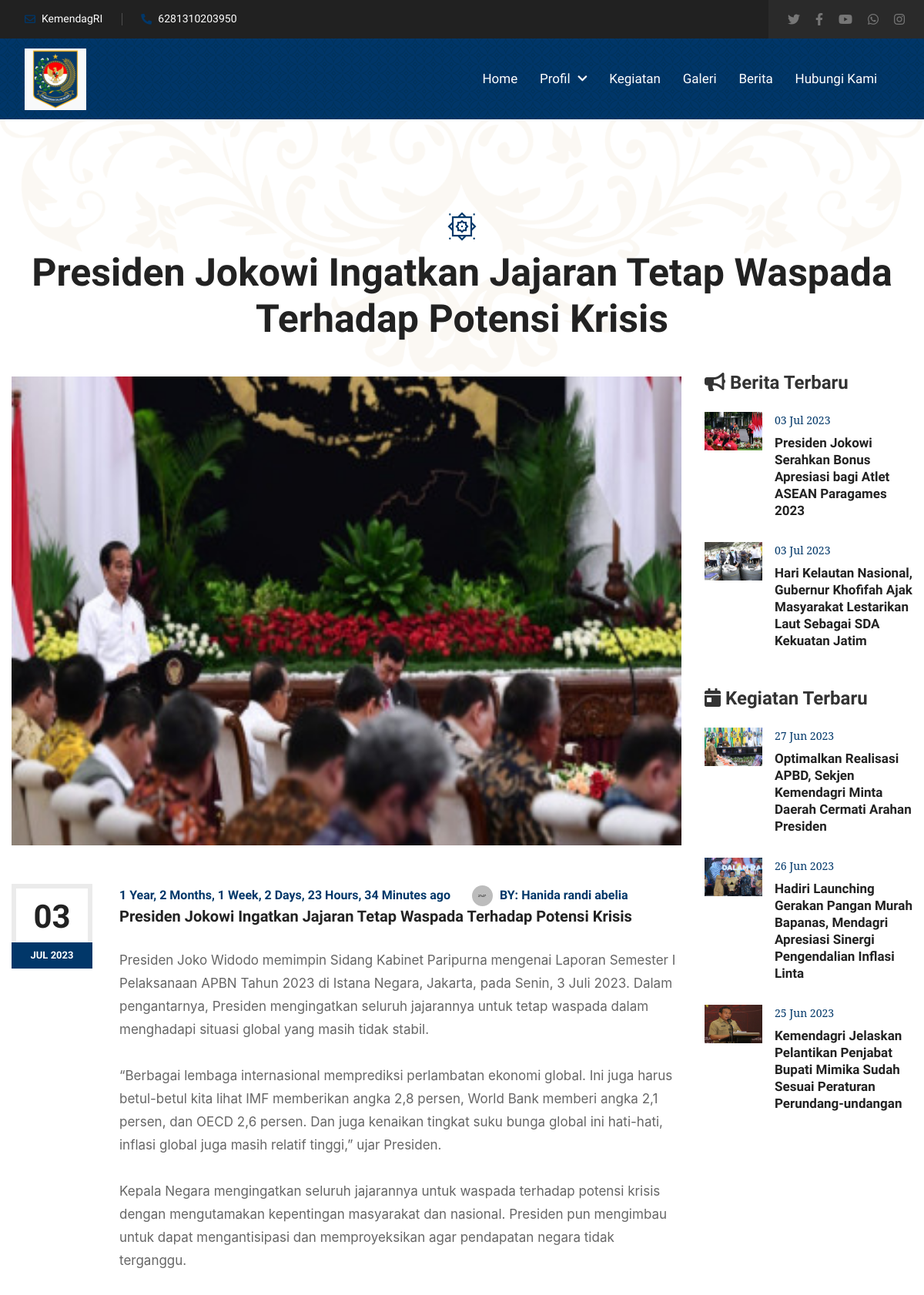
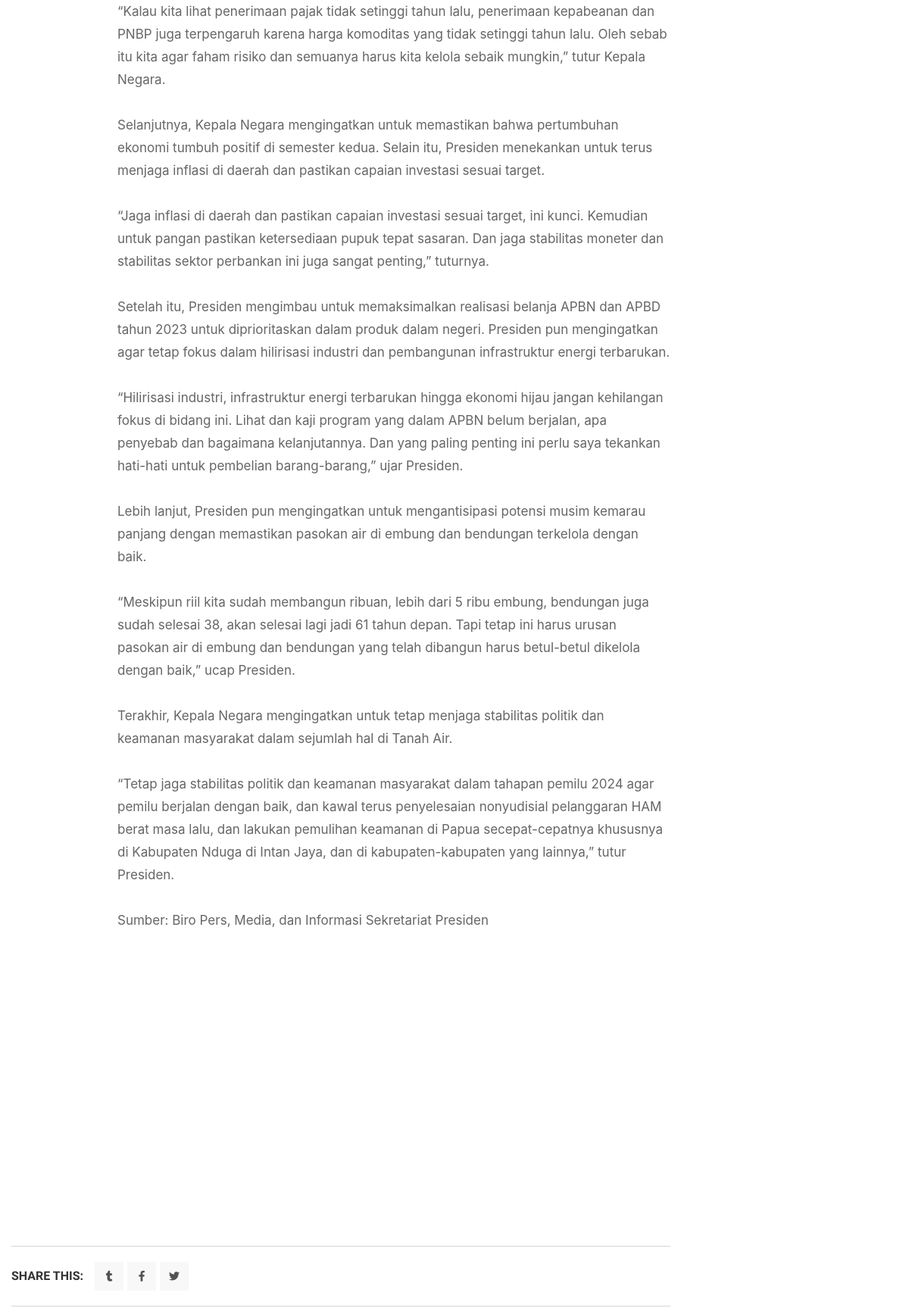
/pengumuman/presiden-jokowi-ingatkan-jajaran-tetap (upper part), run on the app's committed database (2 pictures, top to bottom).
### tables this page shows
CREATE TABLE `tbl_masjid` (
  `masjid_id` int(11) NOT NULL,
  `masjid_nama` varchar(80) DEFAULT NULL,
  `masjid_alamat` varchar(50) DEFAULT NULL,
  `masjid_struktur` text DEFAULT NULL,
  `masjid_nohp` varchar(14) DEFAULT NULL,
  `masjid_sejarah` text DEFAULT NULL,
  `masjid_logo` varchar(50) DEFAULT NULL
);

CREATE TABLE `tbl_pengumuman` (
  `pengumuman_id` int(11) NOT NULL,
  `pengumuman_user` int(11) DEFAULT NULL,
  `pengumuman_judul` varchar(100) DEFAULT NULL,
  `pengumuman_slug` varchar(100) DEFAULT NULL,
  `pengumuman_isi` text DEFAULT NULL,
  `pengumuman_waktu` datetime DEFAULT NULL,
  `pengumuman_foto` varchar(100) DEFAULT NULL
);

CREATE TABLE `tbl_user` (
  `user_id` int(11) NOT NULL,
  `user_nama` varchar(80) DEFAULT NULL,
  `user_username` varchar(50) DEFAULT NULL,
  `user_password` varchar(80) DEFAULT NULL,
  `role` enum('super','admin') DEFAULT NULL
);

CREATE TABLE `tbl_kegiatan` (
  `kegiatan_id` int(11) NOT NULL,
  `kegiatan_user` int(11) DEFAULT NULL,
  `kegiatan_judul` varchar(100) DEFAULT NULL,
  `kegiatan_slug` varchar(100) DEFAULT NULL,
  `kegiatan_isi` text DEFAULT NULL,
  `kegiatan_waktu` date DEFAULT NULL,
  `kegiatan_foto` varchar(100) DEFAULT NULL
);

### application/controllers/C_dashboard.php (called while the page is built, shortened)
<?php
class C_dashboard extends CI_Controller
{
	public function __construct()
	{
		$this->load->model('m_masjid');
		$this->load->model('m_grafik');
		$this->load->model('m_gallery');
		$this->load->model('m_kegiatan');
		$this->load->model('m_pengumuman');
		$this->load->helper('date');
		$this->load->helper('rupiah_helper');
		$this->api = "https://api.myquran.com/v1/sholat/jadwal/1014/";
		$this->api2 = "https://api.aladhan.com/v1/gToH?date=";
		$this->load->library('session');
		$this->load->library('curl');
		$this->load->helper('form');
		$this->load->helper('url');
		$this->load->library('pagination');
	}
	public function pengumuman_view($slug = "")
	{
		$hari = date('d');
		$bulan = date('m');
		$tahun = date('Y');
		$tanggal = date('d-m-Y');
		$data['judulweb'] = $this->m_masjid->detail()->masjid_nama;
		$data['logo'] = $this->m_masjid->detail()->masjid_logo;
		$data['nohp'] = $this->m_masjid->detail()->masjid_nohp;
		$data['galeri'] = $this->m_gallery->get_datadashboard();
		$data['kegiatan'] = $this->m_kegiatan->get_datadashboard();
		$data['pengumuman'] = $this->m_pengumuman->get_datadashboard();
		$data['jadwalsolat'] = json_decode($this->curl->simple_get($this->api . '/' . $tahun . '/' . $bulan . '/' . $hari));
		$data['hijriyah'] = json_decode($this->curl->simple_get($this->api2 . $tanggal));
		$data['detail']   = $this->m_pengumuman->get_pengumuman_by_slug($slug);
		$data['recent_kegiatan'] = $this->m_kegiatan->recent_post($slug);
		$data['recent_pengumuman'] = $this->m_pengumuman->recent_pengumuman($slug);
		$this->load->view('frontend/partials/header', $data);
		$this->load->view('frontend/pengumumandetail', $data);
		$this->load->view('frontend/partials/footer', $data);
	}
}

### index.php (called while the page is built, shortened)
<?php
require_once BASEPATH.'core/CodeIgniter.php';

### application/models/M_masjid.php (called while the page is built)
<?php
class M_masjid extends CI_Model
{
    public function detail()
	{
        $query = $this->db->get_where("tbl_masjid",array('masjid_id' => 1));
		return $query->row();
	}
}

### application/models/M_pengumuman.php (called while the page is built, shortened)
<?php
class M_pengumuman extends CI_Model
{
    public function get_pengumuman_by_slug($slug = null)
    {
        $this->db->select('p.*, u.user_nama');
        $this->db->join('tbl_user u', 'u.user_id=p.pengumuman_user', 'left');
        $query = $this->db->get_where('tbl_pengumuman p', ['p.pengumuman_slug' => $slug]);
        return $query->row();
    }
    public function recent_pengumuman($slug)
    {
        $this->db->where('pengumuman_slug !=', $slug);
        $this->db->order_by('pengumuman_waktu', 'desc');
        $this->db->limit(5);
        return $this->db->get('tbl_pengumuman p')->result();
    }
}

### application/models/M_kegiatan.php (called while the page is built, shortened)
<?php
class M_kegiatan extends CI_Model
{
    public function recent_post($slug)
    {
        $this->db->where('kegiatan_slug !=', $slug);
        $this->db->order_by('kegiatan_waktu', 'desc');
        $this->db->limit(5);
        return $this->db->get('tbl_kegiatan')->result();
    }
}

### application/views/frontend/pengumumandetail.php (the view)
<section>
	<div class="w-100 pt-120 pb-260 position-relative">
		<img class="img-fluid sec-top-mckp position-absolute" src="<?php echo base_url() ?>assets/frontend/images/sec-top-mckp2.png" alt="Sec Top Mockup 2">
		<div class="container">
			<div class="sec-title text-center w-100">
				<div class="sec-title-inner d-inline-block">
					<i class="flaticon-rub-el-hizb thm-clr"></i>
					<h2 class="mb-0"><?php echo $detail->pengumuman_judul ?></h2>
				</div>
			</div>
			<div class="post-detail-wrap w-100">
				<div class="row">
					<div class="col-md-12 col-sm-12 col-lg-9">
						<div class="post-detail-inner w-100">
							<div class="post-detail-img w-100">
								<img class="img-fluid w-100" src="<?php echo base_url() ?>uploads/pengumuman/<?php echo $detail->pengumuman_foto ?>" alt="Blog Detail Image 1">
							</div>
							<div class="post-detail-info position-relative w-100">
								<div class="post-info2-inner text-center">
									<div class="post-date2">
										<span class="d-block"><?php echo date(
																	'd',
																	strtotime($detail->pengumuman_waktu)
																); ?></span>
										<i class="d-block thm-bg"><?php echo date(
																		'M Y',
																		strtotime($detail->pengumuman_waktu)
																	); ?></i>
									</div>
								</div>
								<ul class="post-meta2 d-inline-flex flex-wrap align-items-center mb-0 list-unstyled">
									<li class="thm-clr"><?php
														$now = time();
														echo timespan(strtotime($detail->pengumuman_waktu), $now) . ' ago'; ?></li>
									<li class="thm-clr"><img class="img-fluid rounded-circle" src="<?php echo base_url() ?>assets/frontend/images/resources/post-author-thumb1-1.jpg" alt="Post Author Thumb 1">BY: <a href="javascript:void(0);" title=""><?php echo $detail->user_nama; ?></a></li>
								</ul>
								<h5 class="mb-0 mb-3"><?php echo $detail->pengumuman_judul ?></h5>
								<p><?php echo $detail->pengumuman_isi; ?></p>
							</div>
							<div class="share-tags-wrap d-flex flex-wrap w-100">
								<div class="share-links d-inline-flex">
									<span class="d-inline-block">Share This:</span>
									<div class="social-links4 v2 text-center d-inline-flex">
										<a href="https://www.tumblr.com/" title="Tumblr" target="_blank"><i class="fab fa-tumblr"></i></a>
										<a href="https://www.facebook.com/" title="Facebook" target="_blank"><i class="fab fa-facebook-f"></i></a>
										<a href="https://twitter.com/" title="Twitter" target="_blank"><i class="fab fa-twitter"></i></a>
									</div>
								</div>
							</div>
						</div>
					</div>
					<div class="col-md-6 col-sm-6 col-lg-3">
						<aside class="sidebar w-100">
							<div class="widget2 w-100">
								<h3 class="widget-title2"><i class="fas fa-bullhorn"></i> Berita Terbaru</h3>
								<div class="mini-posts-wrap w-100">
									<?php foreach ($recent_pengumuman as $data) {
									?>
										<div class="mini-post-box d-flex flex-wrap w-100">
											<a href="<?php echo base_url('pengumuman/') . $data->pengumuman_slug  ?>" title=""><img class="img-fluid w-100" src="<?php echo base_url() ?>uploads/pengumuman/<?php echo $data->pengumuman_foto ?>" style="width: 75; height: 75;" alt="Mini Post Image 1"></a>
											<div class="mini-post-info">
												<span class="d-block thm-clr"><?php echo date(
																					'd M Y',
																					strtotime($data->pengumuman_waktu)
																				); ?></span>
												<h4 class="mb-0"><a href="<?php echo base_url('pengumuman/') . $data->pengumuman_slug  ?>" title=""><?php echo $data->pengumuman_judul; ?></a></h4>
											</div>
										</div>
									<?php }  ?>
								</div>
							</div>
							<div class="widget2 w-100">
								<h3 class="widget-title2"><i class="fas fa-calendar-day"></i> Kegiatan Terbaru</h3>
								<div class="mini-posts-wrap w-100">
									<?php foreach ($recent_kegiatan as $data) {
									?>
										<div class="mini-post-box d-flex flex-wrap w-100">
											<a href="<?php echo base_url('kegiatan/') . $data->kegiatan_slug  ?>" title=""><img class="img-fluid w-100" src="<?php echo base_url() ?>uploads/kegiatan/<?php echo $data->kegiatan_foto ?>" style="width: 75; height: 75;" alt="Mini Post Image 1"></a>
											<div class="mini-post-info">
												<span class="d-block thm-clr"><?php echo date(
																					'd M Y',
																					strtotime($data->kegiatan_waktu)
																				); ?></span>
												<h4 class="mb-0"><a href="<?php echo base_url('kegiatan/') . $data->kegiatan_slug  ?>" title=""><?php echo $data->kegiatan_judul; ?></a></h4>
											</div>
										</div>
									<?php }  ?>
								</div>
							</div>
						</aside>
					</div>
				</div>
			</div>
		</div>
	</div>
</section>

### application/views/frontend/partials/header.php (shortened to what this page needs)
<!DOCTYPE html>
<html lang="en">
<head>
	<link rel="stylesheet" type="text/css" href="https://cdn.datatables.net/1.11.5/css/jquery.dataTables.css">
	<link rel="stylesheet" href="<?php echo base_url() ?>assets/frontend/css/all.min.css">
	<link rel="stylesheet" href="<?php echo base_url() ?>assets/frontend/css/flaticon.css">
	<link rel="stylesheet" href="<?php echo base_url() ?>assets/frontend/css/animate.min.css">
	<link rel="stylesheet" href="<?php echo base_url() ?>assets/frontend/css/bootstrap.min.css">
	<link rel="stylesheet" href="<?php echo base_url() ?>assets/frontend/css/jquery.fancybox.min.css">
	<link rel="stylesheet" href="<?php echo base_url() ?>assets/frontend/css/jquery.bootstrap-touchspin.min.css">
	<link rel="stylesheet" href="<?php echo base_url() ?>assets/frontend/css/perfect-scrollbar.css">
	<link rel="stylesheet" href="<?php echo base_url() ?>assets/frontend/css/slick.css">
	<link rel="stylesheet" href="<?php echo base_url() ?>assets/frontend/css/style.css">
	<link rel="stylesheet" href="<?php echo base_url() ?>assets/frontend/css/responsive.css">
	<link rel="stylesheet" href="<?php echo base_url() ?>assets/frontend/css/color.css">
</head>
<body>
	<main>
		<header class="stick style2 w-100">
			<div class="topbar bg-color1 d-flex flex-wrap justify-content-between w-100">
				<div class="topbar-left">
					<ul class="topbar-info-list mb-0 list-unstyled d-inline-flex">
						<li><i class="thm-clr far fa-envelope"></i><a href="javascript:void(0);" title=""><?php echo $judulweb ?></a></li>
						<li><i class="thm-clr fas fa-phone-alt"></i><?php echo $nohp ?></li>
					</ul>
				</div>
				<div class="topbar-right d-inline-flex">
					<div class="social-links d-inline-flex">
						<a href="https://twitter.com/" title="Twtiiter" target="_blank"><i class="fab fa-twitter"></i></a>
						<a href="https://www.facebook.com/" title="Facebook" target="_blank"><i class="fab fa-facebook-f"></i></a>
						<a href="https://www.youtube.com/" title="Youtube" target="_blank"><i class="fab fa-youtube"></i></a>
						<a href="https://web.whatsapp.com/" title="WhatsApp" target="_blank"><i class="fab fa-whatsapp"></i></a>
						<a href="https://www.instagram.com/" title="Instagram" target="_blank"><i class="fab fa-instagram"></i></a>
					</div>
				</div>
			</div>
			<div class="logo-menu-wrap v2 d-flex flex-wrap align-items-center justify-content-between w-100 pat-bg thm-layer opc65 back-blend-multiply thm-bg" style="background-image: url(<?php echo base_url('') ?>assets/frontend/images/pattern-bg.jpg);background-color:#013769;">
				<div class="logo">
					<h1 class="mb-0 bg-light"><a href="index.html" title="Home"><img class="img-fluid" src="<?php echo base_url() ?>assets/upload/logo/<?php echo $logo ?>" alt="Logo" srcset="<?php echo base_url() ?>assets/upload/logo/<?php echo $logo ?>"></a>
					</h1>
				</div>
				<nav class="d-flex flex-wrap align-items-center justify-content-between">
					<div class="header-left">
						<ul class="mb-0 list-unstyled d-inline-flex">
							<li><a href="<?php echo base_url() ?>home" title="">Home</a></li>
							<li class="menu-item-has-children"><a href="javascript:void(0);" title="">Profil </a>
							</li>
							<li><a href="<?php echo base_url('kegiatan/list') ?>" title="">Kegiatan</a></li>
							<li><a href="<?php echo base_url('galeri/list') ?>" title="">Galeri</a></li>
							<li><a href="<?php echo base_url('pengumuman/list') ?>" title="">Berita</a></li>
							<li><a href="<?php echo base_url('kontak') ?>" title="">Hubungi Kami</a></li>
						</ul>
					</div>
				</nav>
			</div>
		</header>
		<section>

### assets/frontend/css/responsive.css (style rules this page uses)
@media (max-width: 1370px) { header.style2 .topbar, .time-wrap2 { padding-left: 2rem; } }
@media (max-width: 1370px) { .logo-menu-wrap.v2 { padding: 0 2rem; } }
@media (max-width: 1290px) { nav > div > ul > li { margin-right: 1.8rem; font-size: 1.0625rem; } }
@media (max-width: 1210px) { .container { padding: 0 0.9375rem;max-width: 100%; } }

### data on the page
tbl_masjid: masjid_nama "KemendagRI", masjid_nohp "6281310203950", masjid_logo (picture)
tbl_pengumuman: pengumuman_judul "Presiden Jokowi Ingatkan Jajaran Tetap Waspada Terhadap Potensi Krisis", pengumuman_foto (picture), pengumuman_waktu "03", pengumuman_waktu "JUL 2023", pengumuman_waktu "1 Year, 2 Months, 1 Week, 2 Days, 23 Hours, 34 Minutes", tbl_user.user_nama "Hanida randi abelia", pengumuman_isi "Presiden Joko Widodo memimpin Sidang Kabinet Paripurna mengenai Laporan Semester I Pelaksanaan APBN Tahun 2023 di Istana Negara, Jakarta, pada Senin, 3 Juli 2023. Dalam pengantarnya, Presiden mengingatkan seluruh jajarannya untuk tetap waspada dalam menghadapi situasi global yang masih tidak stabil. “Berbagai lembaga internasional memprediksi perlambatan ekonomi global. Ini juga harus betul-betul kita lihat IMF memberikan angka 2,8 persen, World Bank memberi angka 2,1 persen, dan OECD 2,6 persen. Dan juga kenaikan tingkat suku bunga global ini hati-hati, inflasi global juga masih relatif tinggi,” ujar Presiden. Kepala Negara mengingatkan seluruh jajarannya untuk waspada terhadap potensi…"
tbl_pengumuman: pengumuman_foto (picture), pengumuman_waktu "03 Jul 2023", pengumuman_judul "Presiden Jokowi Serahkan Bonus Apresiasi bagi Atlet ASEAN Paragames 2023"
tbl_pengumuman: pengumuman_foto (picture), pengumuman_waktu "03 Jul 2023", pengumuman_judul "Hari Kelautan Nasional, Gubernur Khofifah Ajak Masyarakat Lestarikan Laut Sebagai SDA Kekuatan Jatim"
tbl_kegiatan: kegiatan_foto (picture), kegiatan_waktu "27 Jun 2023", kegiatan_judul "Optimalkan Realisasi APBD, Sekjen Kemendagri Minta Daerah Cermati Arahan Presiden"
tbl_kegiatan: kegiatan_foto (picture), kegiatan_waktu "26 Jun 2023", kegiatan_judul "Hadiri Launching Gerakan Pangan Murah Bapanas, Mendagri Apresiasi Sinergi Pengendalian Inflasi Linta"
tbl_kegiatan: kegiatan_foto (picture), kegiatan_waktu "25 Jun 2023", kegiatan_judul "Kemendagri Jelaskan Pelantikan Penjabat Bupati Mimika Sudah Sesuai Peraturan Perundang-undangan"
